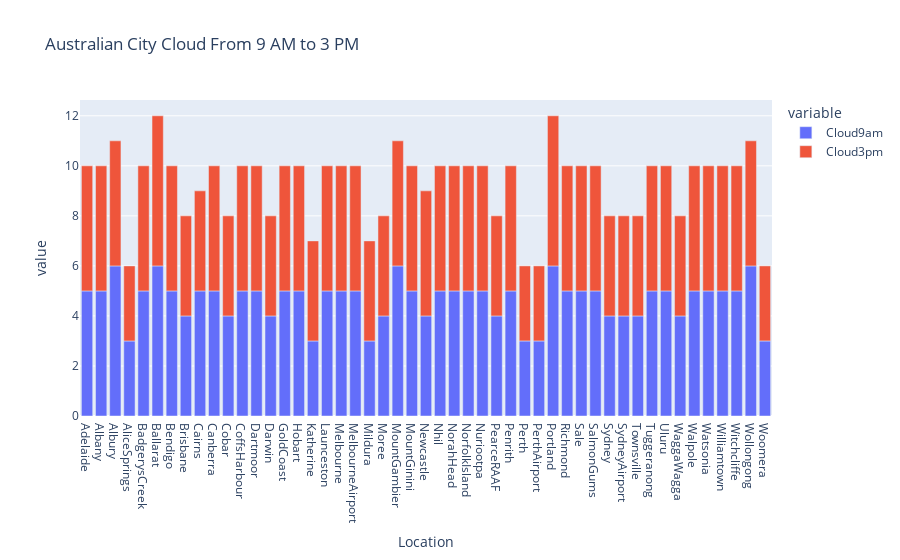

Source (notebook cell):
### Markdown cell above
#### E.5.4 Menggambarkan awan berdasarkan lokasi

### Code cell
# membuat grup untuk lokasi, cloud 9 am dan cloud 3 pm
loc_cloud = df_new.groupby("Location")[["Cloud9am", "Cloud3pm"]].mean().round()
loc_cloud = loc_cloud.reset_index()
loc_cloud.columns= ["Location","Cloud9am", "Cloud3pm"]
# membuat judul
fig = px.bar(loc_cloud, x="Location", y=["Cloud9am", "Cloud3pm"], title="Australian City Cloud From 9 AM to 3 PM  ")
# menampilkan
fig.show()

### Figure 1 — Plotly figure (JSON) as saved in the notebook; plotly's stock layout.template omitted (floating-point values rounded to 4 significant figures)
{"data": [{"alignmentgroup": "True", "hovertemplate": "variable=Cloud9am<br>Location=%{x}<br>value=%{y}<extra></extra>", "legendgroup": "Cloud9am", "marker": {"color": "#636efa", "pattern": {"shape": ""}}, "name": "Cloud9am", "offsetgroup": "Cloud9am", "orientation": "v", "showlegend": true, "textposition": "auto", "type": "bar", "x": ["Adelaide", "Albany", "Albury", "AliceSprings", "BadgerysCreek", "Ballarat", "Bendigo", "Brisbane", "Cairns", "Canberra", "Cobar", "CoffsHarbour", "Dartmoor", "Darwin", "GoldCoast", "Hobart", "Katherine", "Launceston", "Melbourne", "MelbourneAirport", "Mildura", "Moree", "MountGambier", "MountGinini", "Newcastle", "Nhil", "NorahHead", "NorfolkIsland", "Nuriootpa", "PearceRAAF", "Penrith", "Perth", "PerthAirport", "Portland", "Richmond", "Sale", "SalmonGums", "Sydney", "SydneyAirport", "Townsville", "Tuggeranong", "Uluru", "WaggaWagga", "Walpole", "Watsonia", "Williamtown", "Witchcliffe", "Wollongong", "Woomera"], "xaxis": "x", "y": [5, 5, 6, 3, 5, 6, 5, 4, 5, 5, 4, 5, 5, 4, 5, 5, 3, 5, 5, 5, 3, 4, 6, 5, 4, 5, 5, 5, 5, 4, 5, 3, 3, 6, 5, 5, 5, 4, 4, 4, 5, 5, 4, 5, 5, 5, 5, 6, 3], "yaxis": "y"}, {"alignmentgroup": "True", "hovertemplate": "variable=Cloud3pm<br>Location=%{x}<br>value=%{y}<extra></extra>", "legendgroup": "Cloud3pm", "marker": {"color": "#EF553B", "pattern": {"shape": ""}}, "name": "Cloud3pm", "offsetgroup": "Cloud3pm", "orientation": "v", "showlegend": true, "textposition": "auto", "type": "bar", "x": ["Adelaide", "Albany", "Albury", "AliceSprings", "BadgerysCreek", "Ballarat", "Bendigo", "Brisbane", "Cairns", "Canberra", "Cobar", "CoffsHarbour", "Dartmoor", "Darwin", "GoldCoast", "Hobart", "Katherine", "Launceston", "Melbourne", "MelbourneAirport", "Mildura", "Moree", "MountGambier", "MountGinini", "Newcastle", "Nhil", "NorahHead", "NorfolkIsland", "Nuriootpa", "PearceRAAF", "Penrith", "Perth", "PerthAirport", "Portland", "Richmond", "Sale", "SalmonGums", "Sydney", "SydneyAirport", "Townsville", "Tuggeranong", "Uluru", "WaggaWagga", "Walpole", "Watsonia", "Williamtown", "Witchcliffe", "Wollongong", "Woomera"], "xaxis": "x", "y": [5, 5, 5, 3, 5, 6, 5, 4, 4, 5, 4, 5, 5, 4, 5, 5, 4, 5, 5, 5, 4, 4, 5, 5, 5, 5, 5, 5, 5, 4, 5, 3, 3, 6, 5, 5, 5, 4, 4, 4, 5, 5, 4, 5, 5, 5, 5, 5, 3], "yaxis": "y"}], "layout": {"barmode": "relative", "legend": {"title": {"text": "variable"}, "tracegroupgap": 0}, "title": {"text": "Australian City Cloud From 9 AM to 3 PM  "}, "xaxis": {"anchor": "y", "domain": [0, 1], "title": {"text": "Location"}}, "yaxis": {"anchor": "x", "domain": [0, 1], "title": {"text": "value"}}}}
